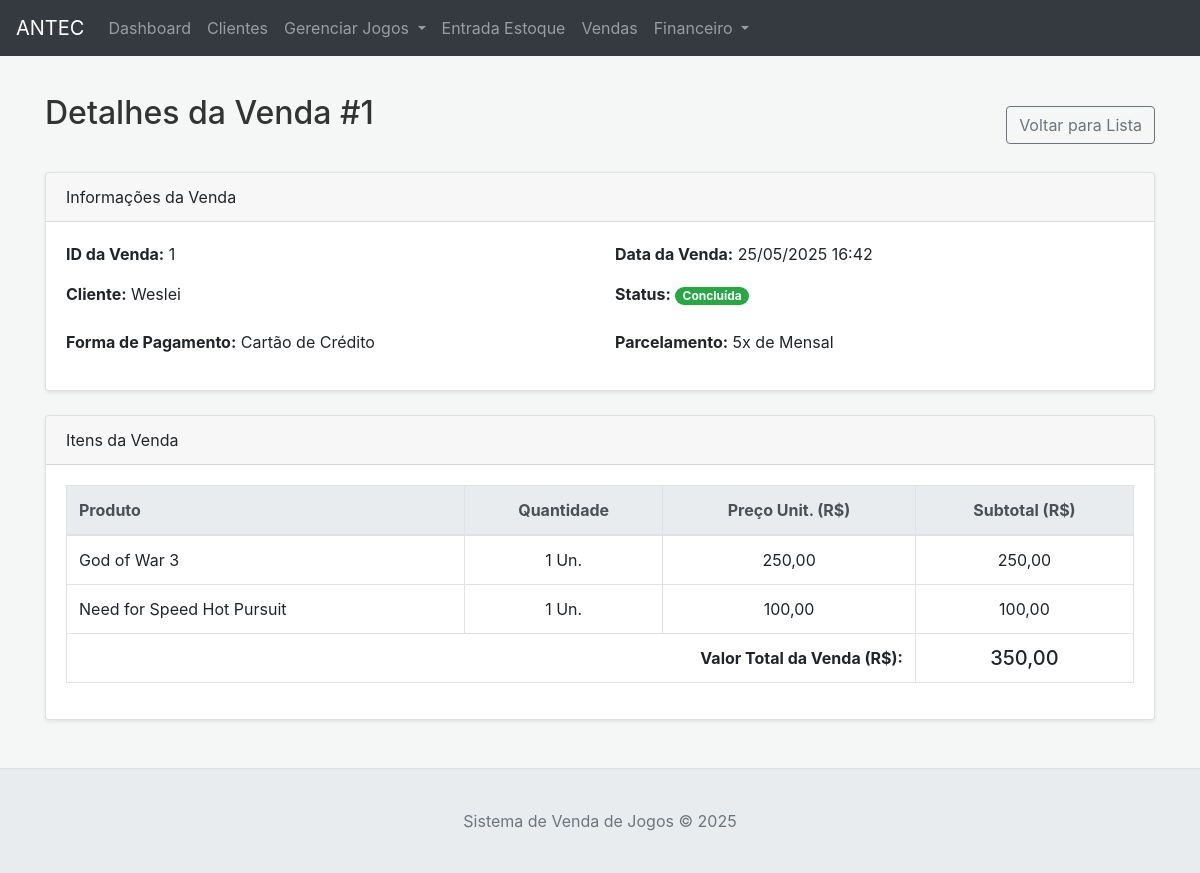
Screenshot of /venda/view/1 with the database file from the repository.
### tables this page shows
CREATE TABLE vendas (
                id INTEGER PRIMARY KEY AUTOINCREMENT,
                cliente_id INTEGER,
                data_venda DATETIME DEFAULT CURRENT_TIMESTAMP,
                valor_total REAL NOT NULL,
                status TEXT DEFAULT 'Rascunho',
                observacao TEXT,
                forma_pagamento TEXT,
                numero_parcelas INTEGER DEFAULT 1,
                periodo_pagamento_parcelas TEXT,
                FOREIGN KEY (cliente_id) REFERENCES clientes (id) ON DELETE SET NULL
            );

CREATE TABLE clientes (
                id INTEGER PRIMARY KEY AUTOINCREMENT,
                nome TEXT NOT NULL,
                email TEXT,
                telefone TEXT,
                endereco_rua TEXT,
                endereco_numero TEXT,
                endereco_bairro TEXT,
                endereco_cidade TEXT,
                endereco_uf TEXT,
                endereco_cep TEXT,
                data_cadastro DATETIME DEFAULT CURRENT_TIMESTAMP
            );

CREATE TABLE venda_itens (
                id INTEGER PRIMARY KEY AUTOINCREMENT,
                venda_id INTEGER NOT NULL,
                produto_id INTEGER NOT NULL,
                quantidade INTEGER NOT NULL,
                preco_unitario_venda REAL NOT NULL,
                subtotal REAL NOT NULL,
                FOREIGN KEY (venda_id) REFERENCES vendas (id) ON DELETE CASCADE,
                FOREIGN KEY (produto_id) REFERENCES produtos (id) ON DELETE RESTRICT
            );

CREATE TABLE produtos (
                id INTEGER PRIMARY KEY AUTOINCREMENT,
                nome TEXT NOT NULL UNIQUE,
                descricao TEXT,
                preco_venda REAL NOT NULL,
                quantidade_estoque INTEGER DEFAULT 0,
                unidade_medida TEXT,
                categoria_id INTEGER,
                data_cadastro DATETIME DEFAULT CURRENT_TIMESTAMP,
                FOREIGN KEY (categoria_id) REFERENCES categorias (id) ON DELETE SET NULL
            );

### app.py (the view)
@app.route('/venda/view/<int:venda_id>')
def view_venda_page(venda_id):
    try:
        venda = db_manager.get_venda_by_id(venda_id)
        if not venda:
            flash('Venda não encontrada.', 'danger')
            return redirect(url_for('vendas_lista_page'))
        if venda['status'] == 'Rascunho':
             flash('Este é um rascunho. Edite na lista de vendas.', 'info')
             return redirect(url_for('vendas_lista_page'))
        itens = db_manager.get_venda_itens_by_venda_id(venda_id)
    except Exception as e:
        flash(f"Erro ao carregar detalhes da venda: {e}", "danger")
        return redirect(url_for('vendas_lista_page'))
    return render_template('view_venda.html', venda=dict(venda), itens=itens)

### app.py (called while the page is built)
def format_datetime_for_display(dt_str):
    if not dt_str: return "N/A"
    try:
        if isinstance(dt_str, (datetime.datetime, datetime.date)):
            return dt_str.strftime('%d/%m/%Y %H:%M') if isinstance(dt_str, datetime.datetime) else dt_str.strftime('%d/%m/%Y')
        dt_str_cleaned = str(dt_str).replace('Z', '')
        if 'T' in dt_str_cleaned: dt_obj = datetime.datetime.fromisoformat(dt_str_cleaned); return dt_obj.strftime('%d/%m/%Y %H:%M')
        elif ' ' in dt_str_cleaned: dt_obj = datetime.datetime.strptime(dt_str_cleaned, '%Y-%m-%d %H:%M:%S'); return dt_obj.strftime('%d/%m/%Y %H:%M')
        else: dt_obj = datetime.datetime.strptime(dt_str_cleaned, '%Y-%m-%d'); return dt_obj.strftime('%d/%m/%Y')
    except (ValueError, TypeError): return str(dt_str)

@app.context_processor
def inject_now(): return {'now': datetime.datetime.now()}

### database.py (called while the page is built)
    def _get_connection(self):
        conn = sqlite3.connect(self.db_name)
        conn.row_factory = sqlite3.Row # Permite acessar colunas por nome
        return conn

    def get_venda_by_id(self, venda_id):
        query = "SELECT v.*, c.nome as cliente_nome FROM vendas v LEFT JOIN clientes c ON v.cliente_id = c.id WHERE v.id = ?"
        return self.execute_query(query, (venda_id,), fetch_one=True)

    def get_venda_itens_by_venda_id(self, venda_id):
        query = "SELECT vi.*, p.nome as produto_nome, p.unidade_medida as produto_unidade FROM venda_itens vi JOIN produtos p ON vi.produto_id = p.id WHERE vi.venda_id = ?"
        return self.execute_query(query, (venda_id,), fetch_all=True) or []

### templates/view_venda.html (shortened to what this page needs)
{% extends "base.html" %}
{% block content %}
<div class="d-flex justify-content-between align-items-center mb-3">
    <h2>Detalhes da Venda #{{ venda.id }}</h2>
    <a href="{{ url_for('vendas_lista_page') }}" class="btn btn-outline-secondary">Voltar para Lista</a>
</div>
<div class="card shadow-sm mb-4">
    <div class="card-header">
        Informações da Venda
    </div>
    <div class="card-body">
        <div class="row">
            <div class="col-md-6">
                <p><strong>ID da Venda:</strong> {{ venda.id }}</p>
                <p><strong>Cliente:</strong> {{ venda.cliente_nome or 'Consumidor Final' }}</p>
            </div>
            <div class="col-md-6">
                <p><strong>Data da Venda:</strong> {{ venda.data_venda | datetime_display }}</p>
                <p><strong>Status:</strong>
                    <span class="badge badge-pill
                        {% if venda.status == 'Concluída' %}badge-success{% elif venda.status == 'Cancelada' %}badge-danger{% else %}badge-secondary{% endif %}">
                        {{ venda.status }}
                    </span>
                </p>
            </div>
        </div>
        <div class="row mt-2">
            <div class="col-md-6"><p><strong>Forma de Pagamento:</strong> {{ venda.forma_pagamento }}</p></div>
            {% if venda.forma_pagamento == 'Cartão de Crédito' and venda.numero_parcelas > 1 %}
            <div class="col-md-6"><p><strong>Parcelamento:</strong> {{ venda.numero_parcelas }}x de {{ venda.periodo_pagamento_parcelas }}</p></div>
            {% endif %}
        </div>
    </div>
</div>
<div class="card shadow-sm">
    <div class="card-header">
        Itens da Venda
    </div>
    <div class="card-body">
        {% if itens %}
        <div class="table-responsive">
            <table class="table table-bordered">
                <thead class="thead-light">
                    <tr>
                        <th>Produto</th>
                        <th class="text-center">Quantidade</th>
                        <th class="text-center">Preço Unit. (R$)</th>
                        <th class="text-center">Subtotal (R$)</th>
                    </tr>
                </thead>
                <tbody>
                    {% for item in itens %}
                    <tr>
                        <td>{{ item.produto_nome }}</td>
                        <td class="text-center">{{ item.quantidade }} {{ item.produto_unidade or '' }}</td>
                        <td class="text-center">{{ "%.2f"|format(item.preco_unitario_venda)|replace('.', ',') }}</td>
                        <td class="text-center">{{ "%.2f"|format(item.subtotal)|replace('.', ',') }}</td>
                    </tr>
                    {% endfor %}
                </tbody>
                <tfoot>
                    <tr>
                        <th colspan="3" class="text-right">Valor Total da Venda (R$):</th>
                        <th class="text-center h5">{{ "%.2f"|format(venda.valor_total)|replace('.', ',') }}</th>
                    </tr>
                </tfoot>
            </table>
        </div>
        {% else %}
        <p class="text-muted">Nenhum item encontrado para esta venda.</p>
        {% endif %}
    </div>
</div>
{% endblock %}

### static/style.css (style rules this page uses)
html, body { height: 100%; margin: 0; }
body { display: flex; flex-direction: column; padding-top: 70px; background-color: #f4f7f6; }
.table thead th { background-color: #343a40; color: white; vertical-align: middle; }
h2 { color: #333; margin-bottom: 1.5rem; }

### rows the page displays
vendas: id "1", data_venda "25/05/2025 16:42", status "Concluída", forma_pagamento "Cartão de Crédito", numero_parcelas "5", periodo_pagamento_parcelas "Mensal", valor_total "350,00"
clientes: nome "Weslei"
venda_itens: produto_nome "God of War 3", quantidade "1", unidade_medida "Un.", preco_unitario_venda "250,00", subtotal "250,00"
venda_itens: produto_nome "Need for Speed Hot Pursuit", quantidade "1", unidade_medida "Un.", preco_unitario_venda "100,00", subtotal "100,00"
